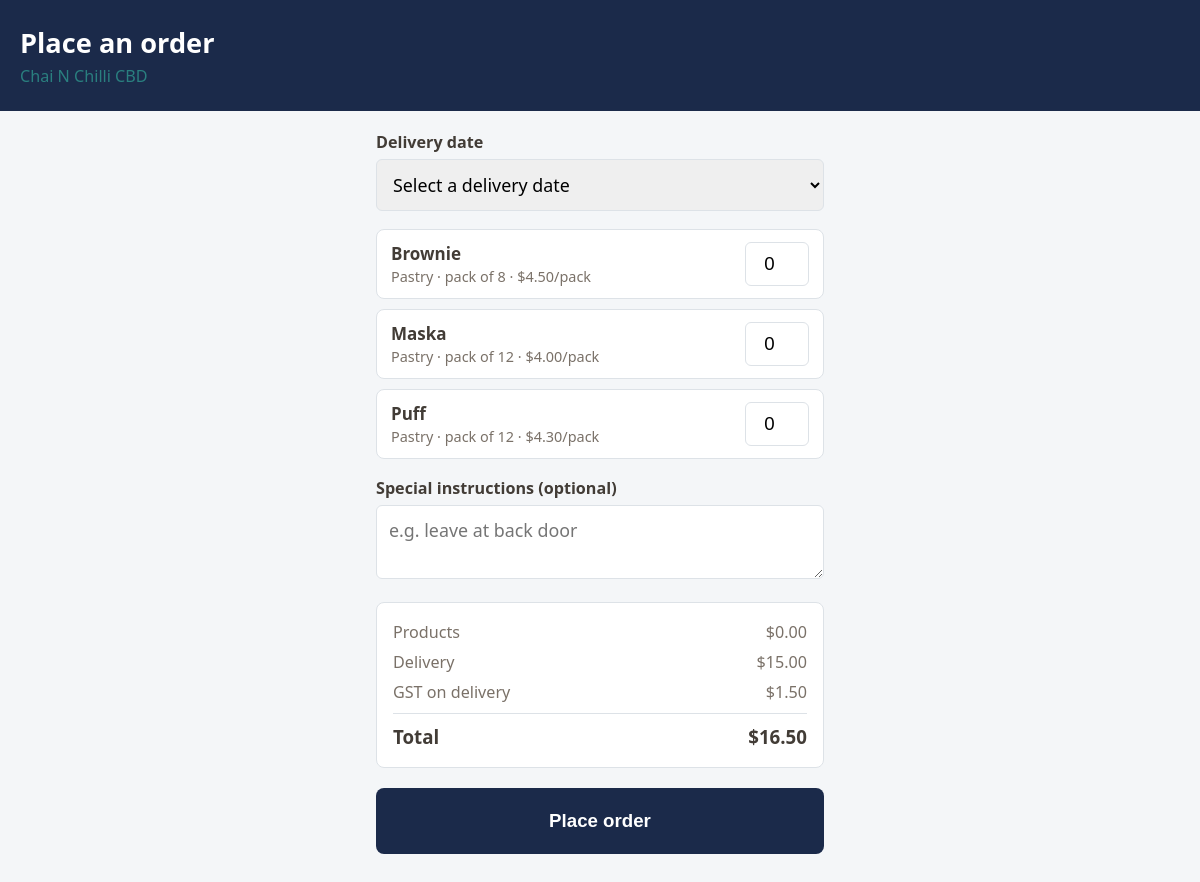
Page /client/order (signed in) on the committed database.
### tables this page shows
CREATE TABLE clients (
    client_id       INTEGER PRIMARY KEY AUTOINCREMENT,
    user_id         INTEGER NOT NULL UNIQUE REFERENCES users(user_id) ON DELETE CASCADE,
    business_name   TEXT NOT NULL UNIQUE,    -- Module 7: trading name, default A-Z sort key
    -- Exactly 11 digits, no separators: GLOB with 11 single-digit character
    -- classes enforces both the length AND that every character is 0-9 in
    -- one constraint, so a value like "123 456 789" or a 10-digit ABN is
    -- rejected at the database layer, not just in Python.
    abn             TEXT NOT NULL UNIQUE
                    CHECK (abn GLOB '[0-9][0-9][0-9][0-9][0-9][0-9][0-9][0-9][0-9][0-9][0-9]'),
    delivery_zone   TEXT NOT NULL CHECK (delivery_zone IN ('Western', 'Northern', 'Eastern', 'Southern')),
    delivery_day1   TEXT NOT NULL,           -- FR-B1: first of 2 fixed weekly delivery days
    delivery_day2   TEXT NOT NULL CHECK (delivery_day2 != delivery_day1),
    delivery_charge REAL NOT NULL CHECK (delivery_charge > 0),
    internal_notes  TEXT                     -- Module 11: owner-only, must never reach the client portal
);

CREATE TABLE client_products (
    catalogue_entry_id INTEGER PRIMARY KEY AUTOINCREMENT,
    client_id          INTEGER NOT NULL REFERENCES clients(client_id) ON DELETE CASCADE,
    product_id         INTEGER NOT NULL REFERENCES products(product_id) ON DELETE CASCADE,
    agreed_price       REAL NOT NULL CHECK (agreed_price > 0),  -- per-client negotiated price; overrides products.base_price
    pack_size          INTEGER NOT NULL CHECK (pack_size > 0),  -- per-client agreed pack size; overrides products.pack_size
    UNIQUE (client_id, product_id)
);

CREATE TABLE products (
    product_id   INTEGER PRIMARY KEY AUTOINCREMENT,
    product_name TEXT NOT NULL UNIQUE,
    category     TEXT NOT NULL CHECK (category IN ('Bread', 'Pastry', 'Savoury')),
    base_price   REAL NOT NULL CHECK (base_price > 0),
    pack_size    INTEGER NOT NULL CHECK (pack_size > 0)
, gst_applicable INTEGER NOT NULL DEFAULT 0 CHECK (gst_applicable IN (0, 1)));

### routes/orders.py (the view, shortened to what this page needs)
@orders_bp.route("/client/order", methods=["GET", "POST"])
@login_required("client")
def client_order_form():
    client = Client.load_by_user_id(session["user_id"])
    approved_products = client.get_approved_products()
    delivery_dates = _upcoming_delivery_dates(client.delivery_days)
    if request.method == "GET":
        return render_template(
            "order_form.html", client=client, products=approved_products,
            delivery_dates=delivery_dates, error=None, submitted={},
        )

### app.py (called while the page is built)
@app.context_processor
def inject_owner_nav_data():
    if session.get("role") == "owner":
        return {"owner_pending_count": Order.count_pending()}
    return {}

### database/db.py (called while the page is built)
def get_db_connection():
    DATABASE_PATH.parent.mkdir(parents=True, exist_ok=True)
    connection = sqlite3.connect(DATABASE_PATH)
    connection.row_factory = sqlite3.Row
    connection.execute("PRAGMA foreign_keys = ON")
    return connection

### models/client.py (called while the page is built)
    @property
    def business_name(self):
        return self._business_name

    @property
    def delivery_days(self):
        return (self._delivery_day1, self._delivery_day2)

    @property
    def delivery_charge(self):
        return self._delivery_charge

    @staticmethod
    def _from_joined_row(row):
        return Client(
            user_id=row["user_id"], email=row["email"], password_hash=row["password_hash"],
            is_active=row["is_active"], client_id=row["client_id"],
            business_name=row["business_name"], abn=row["abn"],
            delivery_zone=row["delivery_zone"], delivery_day1=row["delivery_day1"],
            delivery_day2=row["delivery_day2"], delivery_charge=row["delivery_charge"],
            internal_notes=row["internal_notes"], login_at=row["login_at"],
        )

    def get_approved_products(self):
        connection = get_db_connection()
        try:
            return connection.execute(
                """
                SELECT products.product_id, products.product_name, products.category,
                       client_products.agreed_price, client_products.pack_size
                FROM client_products
                JOIN products ON products.product_id = client_products.product_id
                WHERE client_products.client_id = ?
                ORDER BY products.category, products.product_name
                """,
                (self._client_id,),
            ).fetchall()
        finally:
            connection.close()

### routes/auth.py (called while the page is built)
def login_required(role):
    def decorator(view_func):
        @wraps(view_func)
        def wrapped(*args, **kwargs):
            if session.get("user_id") is None:
                return redirect(url_for("auth.login"))
            if session.get("role") != role:
                abort(403)
            return view_func(*args, **kwargs)
        return wrapped
    return decorator

### templates/order_form.html (shortened to what this page needs)
{% extends "base.html" %}
{% block body %}
<div class="order-page">
    <header class="order-header">
        <h1>Place an order</h1>
        <p class="order-subtext">{{ client.business_name }}</p>
    </header>
    <main class="order-form-wrap">
        {% if not products %}
        <p>You don't have any approved products yet. Contact Bread Staple to get your catalogue set up.</p>
        {% else %}
        <form method="post" action="{{ url_for('orders.client_order_form') }}" novalidate id="order-form">
            <div class="field">
                <label for="delivery_date">Delivery date</label>
                <select id="delivery_date" name="delivery_date" required>
                    <option value="" disabled {% if not submitted.get('delivery_date') %}selected{% endif %}>Select a delivery date</option>
                </select>
            </div>
            <div class="product-list">
                {% for product in products %}
                <div class="product-card">
                    <div class="product-info">
                        <p class="product-name">{{ product.product_name }}</p>
                        <p class="product-meta">{{ product.category }} &middot; pack of {{ product.pack_size }} &middot; ${{ "%.2f"|format(product.agreed_price) }}/pack</p>
                    </div>
                    <input type="number" inputmode="numeric" min="0" step="1"
                           class="quantity-input" name="quantity_{{ product.product_id }}"
                           data-price="{{ product.agreed_price }}"
                           value="{{ submitted.get('quantity_' ~ product.product_id, '0') }}">
                </div>
                {% endfor %}
            </div>
            <div class="field">
                <label for="special_instructions">Special instructions (optional)</label>
                <textarea id="special_instructions" name="special_instructions" maxlength="300"
                          placeholder="e.g. leave at back door">{{ submitted.get('special_instructions', '') }}</textarea>
            </div>
            <div class="order-summary">
                <div class="order-summary-row"><span>Products</span><span id="summary-subtotal">$0.00</span></div>
                <div class="order-summary-row"><span>Delivery</span><span id="summary-delivery">${{ "%.2f"|format(client.delivery_charge) }}</span></div>
                <div class="order-summary-row"><span>GST on delivery</span><span id="summary-gst">$0.00</span></div>
                <div class="order-summary-row order-summary-total"><span>Total</span><span id="summary-total">$0.00</span></div>
            </div>
            <button type="submit" class="btn-primary">Place order</button>
        </form>
        {% endif %}
    </main>
</div>
{% endblock %}

### static/css/style.css (style rules this page uses)
:root { --navy: #1B2A4A; --navy-dark: #121E36; --navy-light: #2C4370; --teal: #2A7F7F; --teal-dark: #1F6363; --feature-text: #99A6BD; --mint-green: #4FC79A; --warm-brown: #8B5E3C; --gold: #D9A441; --error-red: #C0392B; --error-bg: #FBEAE8; --surface: #FFFFFF; --text: #423C36; --text-muted: #7A7168; --border: #DDE2E7; }
* { box-sizing: border-box; }
html { font-size: 17px; }
body { margin: 0; font-family: "Segoe UI", Roboto, Arial, sans-serif; color: var(--text); background: var(--surface); }
.field { margin-bottom: 16px; }
.field label { display: block; font-size: 0.95rem; font-weight: 600; margin-bottom: 6px; color: var(--text); }
.btn-primary { width: 100%; padding: 22px 0; background: var(--navy); color: #fff; border: none; border-radius: 8px; font-size: 1.1rem; font-weight: 600; cursor: pointer; transition: background 0.15s ease; }
.order-page { min-height: 100vh; background: #F4F6F8; }
.order-header { background: var(--navy); color: #fff; padding: 24px 20px; }
.order-header h1 { margin: 0 0 4px; font-size: 1.6rem; }
.order-subtext { margin: 0; color: var(--teal); font-size: 0.95rem; }
.order-form-wrap { max-width: 480px; margin: 0 auto; padding: 20px 16px 40px; }
.order-form-wrap .field { margin-bottom: 18px; }
.order-form-wrap select, .order-form-wrap textarea { width: 100%; padding: 12px; border: 1px solid var(--border); border-radius: 6px; font-size: 1.05rem; font-family: inherit; }
.order-form-wrap textarea { resize: vertical; min-height: 70px; }
.product-list { display: flex; flex-direction: column; gap: 10px; margin-bottom: 18px; }
.product-card { display: flex; align-items: center; justify-content: space-between; gap: 12px; background: var(--surface); border: 1px solid var(--border); border-radius: 8px; padding: 12px 14px; }
.product-name { margin: 0; font-weight: 600; }
.product-meta { margin: 2px 0 0; font-size: 0.85rem; color: var(--text-muted); }
.quantity-input { width: 64px; padding: 10px; text-align: center; font-size: 1.1rem; border: 1px solid var(--border); border-radius: 6px; flex-shrink: 0; }
.order-summary { background: var(--surface); border: 1px solid var(--border); border-radius: 8px; padding: 14px 16px; margin-bottom: 20px; }
.order-summary-row { display: flex; justify-content: space-between; font-size: 0.95rem; padding: 4px 0; color: var(--text-muted); }
.order-summary-total { border-top: 1px solid var(--border); margin-top: 6px; padding-top: 10px; font-weight: 700; font-size: 1.1rem; color: var(--text); }

### rows in the picture
clients: business_name "Chai N Chilli CBD", delivery_charge "15.00"
client_products: product_name "Brownie", category "Pastry", pack_size "8", agreed_price "4.50", get "0"
client_products: product_name "Maska", category "Pastry", pack_size "12", agreed_price "4.00", get "0"
client_products: product_name "Puff", category "Pastry", pack_size "12", agreed_price "4.30", get "0"
